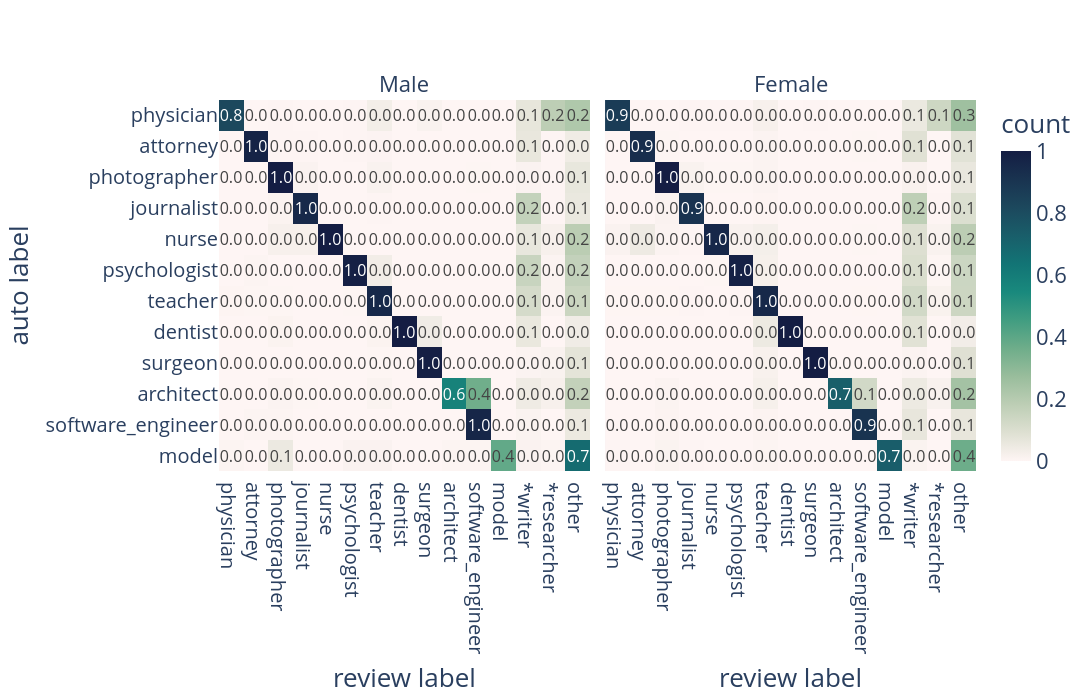

The notebook cell this image was saved under:
### Code cell
import plotly.graph_objects as go
from plotly.subplots import make_subplots
import numpy as np

fig = make_subplots(
    rows=1, cols=2,
    subplot_titles=("Male", "Female"),
    horizontal_spacing=0.02
)

# Use one shared color scale so both heatmaps are comparable
zmax = max(np.nanmax(cm_M), np.nanmax(cm_F))

for col, cm in [(1, cm_M), (2, cm_F)]:
    fig.add_trace(
        go.Heatmap(
            z=cm,
            x=reviewed_plus_classes + ['other'],
            y=reviewed_classes,
            text=np.array(cm, dtype=float),
            texttemplate="%{text:.1f}",
            textfont={"size": 16},
            coloraxis="coloraxis",
        ),
        row=1, col=col,
    )

fig.update_layout(
    width=1600,
    height=700,
    coloraxis={
        "colorscale": "tempo",
        "cmin": 0,
        "cmax": 1,
        "colorbar": {"title": "count"},
    },
)


# Set axes labels
fig.update_xaxes(title_text="review label", row=1, col=1)
fig.update_xaxes(title_text="review label", row=1, col=2)
fig.update_yaxes(title_text="auto label", row=1, col=1)
# Reverse y-axes so the first class appears at the top (like seaborn/matplotlib)
fig.update_yaxes(autorange="reversed")

apply_font_sizes(fig)
fig.update_yaxes(showticklabels=False, row=1, col=2)
fig.update_annotations(font_size=22)

fig.write_image("plots/cm_reviewed_label.pdf", scale=1)  # see note below
fig.show()

### Figure 1 — Plotly figure (JSON) as saved in the notebook; plotly's stock layout.template omitted (floating-point values rounded to 4 significant figures; data arrays with more than 128 entries replaced by an {"elided": "..."} marker saying what was removed)
{"data": [{"coloraxis": "coloraxis", "text": {"elided": "12x15 float values"}, "textfont": {"size": 16}, "texttemplate": "%{text:.1f}", "type": "heatmap", "x": ["physician", "attorney", "photographer", "journalist", "nurse", "psychologist", "teacher", "dentist", "surgeon", "architect", "software_engineer", "model", "*writer", "*researcher", "other"], "xaxis": "x", "y": ["physician", "attorney", "photographer", "journalist", "nurse", "psychologist", "teacher", "dentist", "surgeon", "architect", "software_engineer", "model"], "yaxis": "y", "z": {"elided": "12x15 float values"}}, {"coloraxis": "coloraxis", "text": {"elided": "12x15 float values"}, "textfont": {"size": 16}, "texttemplate": "%{text:.1f}", "type": "heatmap", "x": ["physician", "attorney", "photographer", "journalist", "nurse", "psychologist", "teacher", "dentist", "surgeon", "architect", "software_engineer", "model", "*writer", "*researcher", "other"], "xaxis": "x2", "y": ["physician", "attorney", "photographer", "journalist", "nurse", "psychologist", "teacher", "dentist", "surgeon", "architect", "software_engineer", "model"], "yaxis": "y2", "z": {"elided": "12x15 float values"}}], "layout": {"annotations": [{"font": {"size": 22}, "showarrow": false, "text": "Male", "x": 0.245, "xanchor": "center", "xref": "paper", "y": 1, "yanchor": "bottom", "yref": "paper"}, {"font": {"size": 22}, "showarrow": false, "text": "Female", "x": 0.755, "xanchor": "center", "xref": "paper", "y": 1, "yanchor": "bottom", "yref": "paper"}], "coloraxis": {"cmax": 1, "cmin": 0, "colorbar": {"title": {"text": "count"}}, "colorscale": [[0, "rgb(254, 245, 244)"], [0.09091, "rgb(222, 224, 210)"], [0.1818, "rgb(189, 206, 181)"], [0.2727, "rgb(153, 189, 156)"], [0.3636, "rgb(110, 173, 138)"], [0.4545, "rgb(65, 157, 129)"], [0.5455, "rgb(25, 137, 125)"], [0.6364, "rgb(18, 116, 117)"], [0.7273, "rgb(25, 94, 106)"], [0.8182, "rgb(28, 72, 93)"], [0.9091, "rgb(25, 51, 80)"], [1, "rgb(20, 29, 67)"]]}, "font": {"size": 22}, "height": 700, "legend": {"font": {"size": 22}, "title": {"font": {"size": 22}}}, "title": {"font": {"size": 30}}, "width": 1600, "xaxis": {"anchor": "y", "domain": [0, 0.49], "tickfont": {"size": 20}, "title": {"font": {"size": 26}, "text": "review label"}}, "xaxis2": {"anchor": "y2", "domain": [0.51, 1], "tickfont": {"size": 20}, "title": {"font": {"size": 26}, "text": "review label"}}, "yaxis": {"anchor": "x", "autorange": "reversed", "domain": [0, 1], "tickfont": {"size": 20}, "title": {"font": {"size": 26}, "text": "auto label"}}, "yaxis2": {"anchor": "x2", "autorange": "reversed", "domain": [0, 1], "showticklabels": false, "tickfont": {"size": 20}, "title": {"font": {"size": 26}}}}}
